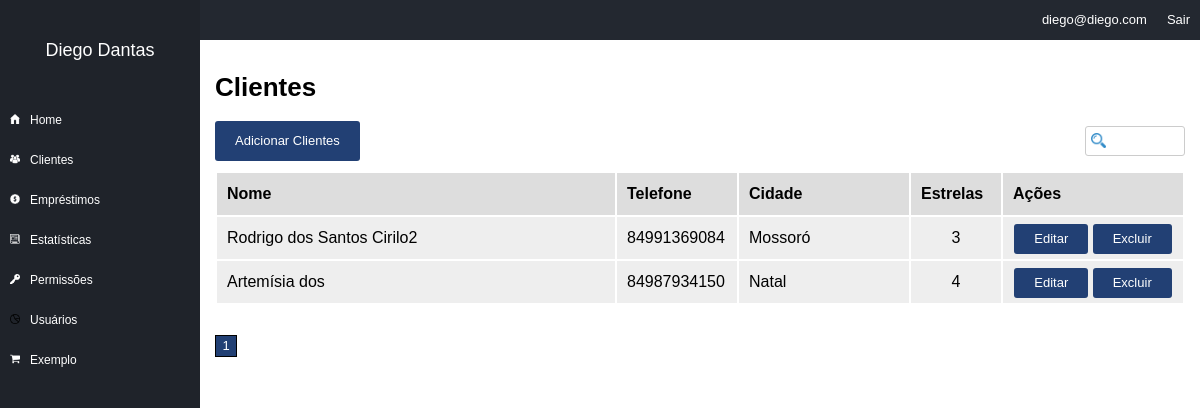
/clients (signed in), run on the app's committed database.
### tables this page shows
CREATE TABLE `users` (
  `id` int(11) NOT NULL,
  `id_company` int(11) NOT NULL,
  `email` varchar(255) NOT NULL,
  `password` varchar(32) NOT NULL,
  `id_group` int(11) NOT NULL
);

CREATE TABLE `clients` (
  `id` int(11) NOT NULL,
  `id_company` int(11) NOT NULL,
  `name` varchar(100) NOT NULL DEFAULT '',
  `email` varchar(100) DEFAULT NULL,
  `phone` varchar(50) DEFAULT NULL,
  `address` varchar(100) DEFAULT NULL,
  `address2` varchar(100) DEFAULT NULL,
  `address_number` varchar(50) DEFAULT NULL,
  `address_neighb` varchar(100) DEFAULT NULL,
  `address_city` varchar(50) DEFAULT NULL,
  `address_state` varchar(50) DEFAULT NULL,
  `address_country` varchar(50) DEFAULT NULL,
  `address_zipcode` varchar(50) DEFAULT NULL,
  `stars` int(11) NOT NULL DEFAULT 3,
  `internal_obs` text DEFAULT NULL
);

### core/Controller.php (called while the page is built, shortened)
<?php
class controller {
	public function loadTemplate($viewName, $viewData = array()) {
		include 'views/template.php';
	}
	public function loadViewInTemplate($viewName, $viewData) {
		extract($viewData);
		include 'views/'.$viewName.'.php';
	}
}

### core/Core.php (called while the page is built, shortened)
<?php
class Core {
	public function run() {
        $url = explode('index.php', $_SERVER['PHP_SELF']);
        $url = end($url);
		$params = array();
		if(!empty($url) && $url != '/') {
			$url = explode('/', $url);
			array_shift($url);
			array_shift($url);
			if(isset($url[0])) {
				$currentAction = $url[0];
				array_shift($url);
			} else {
				$currentAction = 'index';
			}
		} else {
			$currentController = 'homeController';
			$currentAction = 'index';
		}
		$c = new $currentController();
		call_user_func_array(array($c, $currentAction), $params);
	}
}

### index.php (called while the page is built, shortened)
<?php
require 'config.php';
$core = new Core();
$core->run();
?>

### core/Model.php (called while the page is built, shortened)
<?php
class model {
	public function __construct() {
		global $config;
		$this->db = new PDO("mysql:dbname=".$config['dbname'].";host=".$config['host'], $config['dbuser'], $config['dbpass']);
	}
}
?>

### config.php (called while the page is built, shortened)
<?php
$config = array();
if(ENVIRONMENT == 'development') {
	$config['dbname'] = 'financeiro';
	$config['host'] = 'localhost';
	$config['dbuser'] = 'root';
	$config['dbpass'] = '';
} else {
	$config['dbname'] = 'financeiro';
	$config['host'] = 'localhost';
	$config['dbuser'] = 'root';
	$config['dbpass'] = 'root';
}
?>

### models/Users.php (called while the page is built, shortened)
<?php
class Users extends model {
	private $userInfo;
	public function setLoggedUser() {
		if(isset($_SESSION['ccUser']) && !empty($_SESSION['ccUser'])) {
			$id = $_SESSION['ccUser'];
			$sql = $this->db->prepare("SELECT * FROM users WHERE id = :id");
			$sql->bindValue(':id', $id);
			$sql->execute();
			if($sql->rowCount() > 0) {
				$this->userInfo = $sql->fetch();
			}
		}
	}
	public function getCompany() {
		if(isset($this->userInfo['id_company'])) {
			return $this->userInfo['id_company'];
		} else {
			return 0;
		}
	}
	public function getEmail() {
		if(isset($this->userInfo['email'])) {
			return $this->userInfo['email'];
		} else {
			return '';
		}
	}
}

### models/Clients.php (called while the page is built, shortened)
<?php
class Clients extends model{
	public function getList($offset, $id_company) {
		$array = array();
		$sql = $this->db->prepare("SELECT * FROM clients WHERE id_company = :id_company LIMIT $offset, 10");
		$sql->bindValue(':id_company', $id_company);
		$sql->execute();
		if($sql->rowCount() > 0) {
			$array = $sql->fetchAll();
		}
		return $array;
	}
}

### models/Companies.php (called while the page is built, shortened)
<?php
class Companies extends model{
	private $companyInfo;
	public function __construct($id) {
		$sql = $this->db->prepare("SELECT * FROM companies WHERE id = :id");
		$sql->bindValue(':id', $id);
		$sql->execute();
		if($sql->rowCount() > 0) {
			$this->companyInfo = $sql->fetch();
		}
	}
	public function getName(){
		if(isset($this->companyInfo['name'])) {
			return $this->companyInfo['name'];
		}else{
			return '';
		}
	}
}

### views/clients.php (the view)
<h1>Clientes</h1>
<?php if($edit_permission): ?>
<div class="button"><a href="<?php echo BASE_URL; ?>clients/add">Adicionar Clientes</a></div>
<?php endif; ?>
<input type="text" id="busca" data-type="search_clients">
<table border="0" width="100%">
	<tr>
		<th>Nome</th>
		<th>Telefone</th>
		<th>Cidade</th>
		<th>Estrelas</th>
		<th>Ações</th>
	</tr>
	<?php foreach($clients_list as $c): ?>
	<tr>
		<td><?php echo $c['name']; ?></td>
		<td width="100"><?php echo $c['phone']; ?></td>
		<td width="150"><?php echo $c['address_city']; ?></td>
		<td width="70" style="text-align:center"><?php echo $c['stars']; ?></td>
		<td width="160" style="text-align:center">
			<?php if($edit_permission): ?>
				<div class="button button_small"><a href="<?php echo BASE_URL; ?>clients/edit/<?php echo $c['id']; ?>">Editar</a></div>
				<div class="button button_small"><a href="<?php echo BASE_URL; ?>clients/delete/<?php echo $c['id']; ?>" onclick="return confirm('Tem certeza que deseja excluir?')">Excluir</a></div>
			<?php else: ?>
				<div class="button button_small"><a href="<?php echo BASE_URL; ?>clients/view/<?php echo $c['id']; ?>">Visualizar</a></div>
			<?php endif; ?>
		</td>
	</tr>
	<?php endforeach; ?>
</table>
<div class="pagination">
	<?php for($q=1;$q<=$p_count;$q++): ?>
		<div class="pag_item <?php echo ($q == $p)?'pag_ativo':';' ?>">
			<a href="<?php echo BASE_URL;?>/clients?p=<?php echo $q;?>">
				<?php echo $q; ?>
			</a>
		</div>
	<?php endfor; ?>
</div>

### views/template.php (shortened to what this page needs)
<html>
    <head>
        <link href="<?php echo BASE_URL; ?>/assets/css/template.css" rel="stylesheet" />
    </head>
    <body>
        <div class="leftmenu">
            <div class="company_name">
                <?php echo $viewData['company_name']; ?>
            </div>
            <div class="menuarea">
                <ul>
                    <li><a href="<?php echo BASE_URL; ?>">Home</a></li>
                    <li><a href="<?php echo BASE_URL; ?>clients">Clientes</a></li>
                    <li><a href="<?php echo BASE_URL; ?>emprestimo">Empréstimos</a></li>
                    <li><a href="<?php echo BASE_URL; ?>estatistica">Estatísticas</a></li>
                    <li><a href="<?php echo BASE_URL; ?>permissions">Permissões</a></li>
                    <li><a href="<?php echo BASE_URL; ?>users">Usuários</a></li>
                    <li><a href="<?php echo BASE_URL; ?>exemplo">Exemplo</a></li>
                </ul>
            </div>
        </div>
        <div class="container">
            <div class="top">
                <div class="top_right"><a href="<?php echo BASE_URL.'/login/logout'; ?>">Sair</a></div>
                <div class="top_right"><?php echo $viewData ['user_email']; ?></div>
            </div>
            <div class="area">
                <?php $this->loadViewInTemplate($viewName, $viewData); ?>
            </div>
         </div>
    </body>
</html>

### assets/css/template.css (style rules this page uses)
body { margin:0; padding:0; font-size:13px; font-family:Arial; }
.leftmenu { width:200px; background-color:#1f232a; position:fixed; left:0; top:0; bottom:0; }
.company_name { height:100px; line-height: 100px; font-size:18px; color:#FFF; text-align: center; }
.container { padding-left:200px; }
.top { height:40px; background-color:#232830; color:#FFF; font-size:13px; }
.top_right { float:right; height:40px; line-height: 40px; padding-left:10px; padding-right:10px; }
.top_right a { color:#FFF; text-decoration: none; }
.menuarea { color:#FFF; }
.menuarea ul { margin:0; padding:0; list-style: none; }
.menuarea li { height:40px; line-height: 40px; font-size:12px; padding-left:30px; background-size:10px 10px; background-repeat: no-repeat; background-position: 10px 14px; }
.menuarea li a { color:#FFF; text-decoration: none; display:block; }
.menuarea li:nth-child(1) { background-image:url('../images/home.png'); }
.menuarea li:nth-child(2) { background-image:url('../images/users.png'); }
.menuarea li:nth-child(3) { background-image:url('../images/sales.png'); }
.menuarea li:nth-child(4) { background-image:url('../images/reports.png'); }
.menuarea li:nth-child(5) { background-image:url('../images/key.png'); }
.menuarea li:nth-child(6) { background-image:url('../images/grafico.png'); }
.menuarea li:nth-child(7) { background-image:url('../images/purchases.png'); }
.area { padding:15px; }
input[type=text], input[type=email], input[type=password], input[type=number], select, textarea { width:100%; height:30px; font-size:13px; outline:0; padding-left:5px; padding-right:5px; margin-top:5px; }
input[type=submit], button, .button { border:0px; background-color:#224074; color:#FFF; height:40px; line-height: 40px; border-radius:3px; padding-left:20px; padding-right:20px; cursor:pointer; font-size:13px; display: inline-block; }
.button_small { height:30px; line-height: 30px; }
.button a { color:#FFF; text-decoration: none; }
table { margin-top:10px; }
table th { height:40px; line-height: 40px; background-color:#DDD; text-align: left; padding-left:10px; padding-right: 10px; }
table td { height:40px; line-height: 40px; background-color:#EEE; text-align: left; padding-left:10px; padding-right: 10px; }
.pagination { margin-top:30px; margin-bottom:30px; }
.pag_item { width:20px; height:20px; float:left; border:1px solid #000; margin-right: 3px; text-align: center; line-height: 20px; }
.pag_item a { color:#000; text-decoration: none; }
.pag_ativo { background-color:#224074; }
.pag_ativo a { color:#FFF; }
#busca { width:100px; float:right; background-image:url('../images/search.png'); background-repeat: no-repeat; background-size:15px 15px; background-position: 5px; padding-left:25px; border-radius:3px; border:1px solid #CCC; }

### data on the page
users: email "diego@diego.com"
clients: name "Rodrigo dos Santos Cirilo2", phone "84991369084", address_city "Mossoró", stars "3"
clients: name "Artemísia dos", phone "84987934150", address_city "Natal", stars "4"

### other printed values
$viewData['company_name'] "Diego Dantas"
